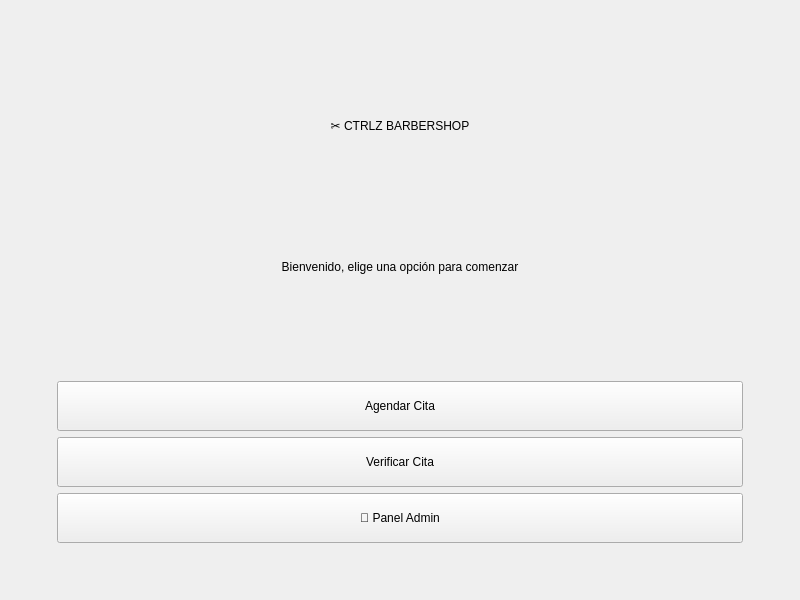
<?xml version="1.0" encoding="UTF-8"?>
<ui version="4.0">
 <class>PageHome</class>
 <widget class="QWidget" name="PageHome">
  <property name="geometry">
   <rect>
    <x>0</x>
    <y>0</y>
    <width>800</width>
    <height>600</height>
   </rect>
  </property>
  <layout class="QVBoxLayout" name="verticalLayout">
   <property name="leftMargin"><number>50</number></property>
   <property name="topMargin"><number>50</number></property>
   <property name="rightMargin"><number>50</number></property>
   <property name="bottomMargin"><number>50</number></property>
   <item>
    <spacer name="verticalSpacerTop">
     <property name="orientation">
      <enum>Qt::Vertical</enum>
     </property>
    </spacer>
   </item>
   <item>
    <widget class="QLabel" name="titleLabel">
     <property name="text">
      <string>✂️ CTRLZ BARBERSHOP</string>
     </property>
     <property name="alignment">
      <set>Qt::AlignCenter</set>
     </property>
    </widget>
   </item>
   <item>
    <widget class="QLabel" name="subtitleLabel">
     <property name="text">
      <string>Bienvenido, elige una opción para comenzar</string>
     </property>
     <property name="alignment">
      <set>Qt::AlignCenter</set>
     </property>
    </widget>
   </item>
   <item>
    <spacer name="verticalSpacerMid">
     <property name="orientation">
      <enum>Qt::Vertical</enum>
     </property>
     <property name="sizeType">
      <enum>QSizePolicy::Fixed</enum>
     </property>
     <property name="sizeHint">
      <size>
       <width>20</width>
       <height>40</height>
      </size>
     </property>
    </spacer>
   </item>
   <item>
    <layout class="QHBoxLayout" name="horizontalLayoutBtns">
     <item>
      <spacer name="horizontalSpacerLeft">
       <property name="orientation">
        <enum>Qt::Horizontal</enum>
       </property>
      </spacer>
     </item>
     <item>
      <layout class="QVBoxLayout" name="verticalLayoutBtns">
       <item>
        <widget class="QPushButton" name="btnAgendar">
         <property name="text">
          <string>Agendar Cita</string>
         </property>
         <property name="cssClass">
          <string>btnAction</string>
         </property>
         <property name="minimumSize">
          <size>
           <width>250</width>
           <height>50</height>
          </size>
         </property>
        </widget>
       </item>
       <item>
        <widget class="QPushButton" name="btnVerificar">
         <property name="text">
          <string>Verificar Cita</string>
         </property>
         <property name="cssClass">
          <string>btnSecondary</string>
         </property>
         <property name="minimumSize">
          <size>
           <width>250</width>
           <height>50</height>
          </size>
         </property>
        </widget>
       </item>
       <item>
        <widget class="QPushButton" name="btnAdmin">
         <property name="text">
          <string>🔐 Panel Admin</string>
         </property>
         <property name="cssClass">
          <string>btnSecondary</string>
         </property>
         <property name="minimumSize">
          <size>
           <width>250</width>
           <height>50</height>
          </size>
         </property>
        </widget>
       </item>
      </layout>
     </item>
     <item>
      <spacer name="horizontalSpacerRight">
       <property name="orientation">
        <enum>Qt::Horizontal</enum>
       </property>
      </spacer>
     </item>
    </layout>
   </item>
   <item>
    <spacer name="verticalSpacerBottom">
     <property name="orientation">
      <enum>Qt::Vertical</enum>
     </property>
    </spacer>
   </item>
  </layout>
 </widget>
</ui>
